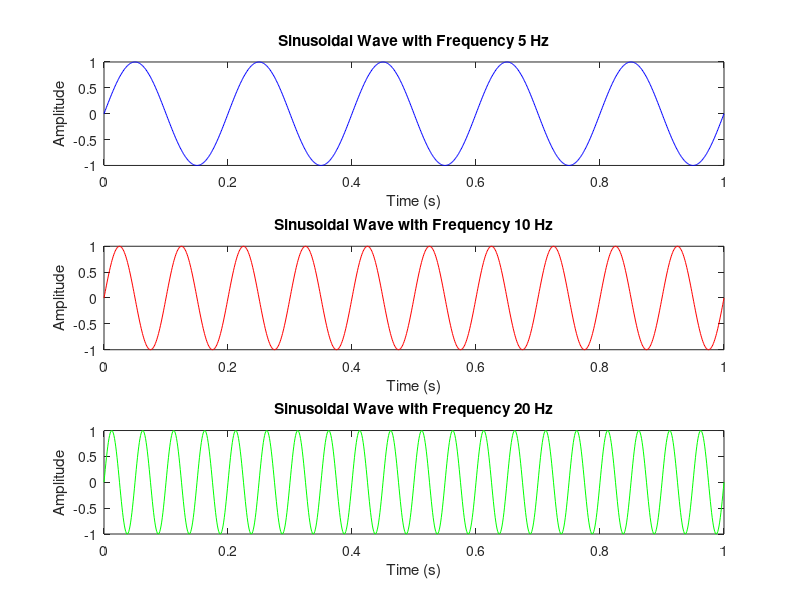

Reproduce this figure in MATLAB.
%Generate sinusoidal wave with different frequency using MATLAB.
clc;  
clear;  
close all; 
fs = 1000;             
t = 0:1/fs:1; 
f1 = 5;                
f2 = 10;              
f3 = 20;               
y1 = sin(2*pi*f1*t);   
y2 = sin(2*pi*f2*t);   
y3 = sin(2*pi*f3*t);   
figure; 
subplot(3,1,1); 
plot(t, y1, 'b'); 
title('Sinusoidal Wave with Frequency 5 Hz'); 
xlabel('Time (s)'); 
ylabel('Amplitude'); 
subplot(3,1,2); 
plot(t, y2, 'r'); 
title('Sinusoidal Wave with Frequency 10 Hz'); 
xlabel('Time (s)'); 
ylabel('Amplitude'); 
subplot(3,1,3); 
plot(t, y3, 'g'); 
title('Sinusoidal Wave with Frequency 20 Hz'); 
xlabel('Time (s)'); 
ylabel('Amplitude');